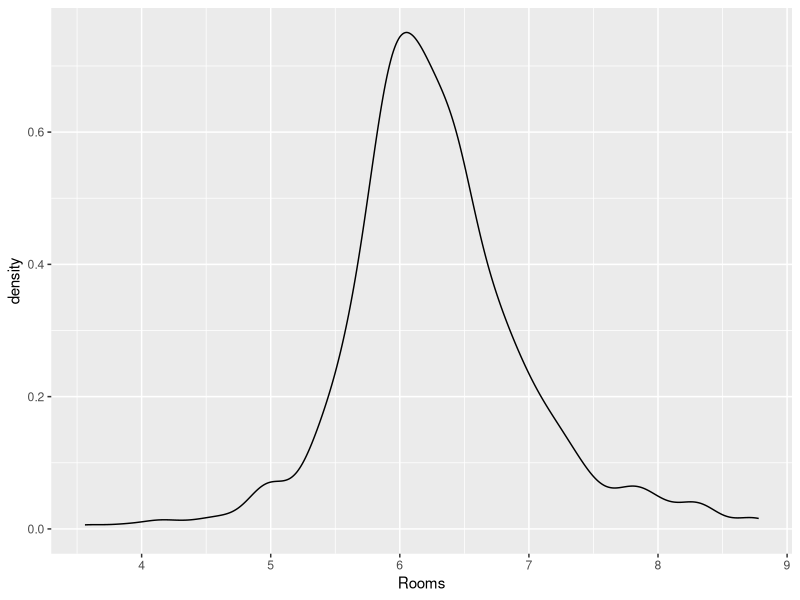
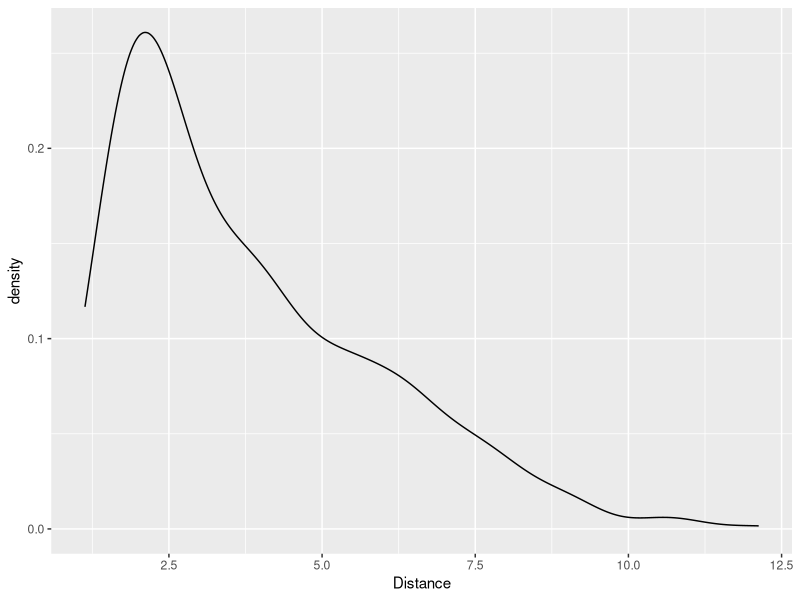

The R source for these figures, in order: (Note: this script raises an error after producing the figures.)
# Simple linear regression on Boston Housing
library(tidyverse)
ds =read.csv('Boston_House_Prices.csv')

#explore 
head(ds)

glimpse(ds)
names(ds)
summary(ds)

#Missing data?
colSums(is.na(ds))

#rooms
ggplot(data=ds,aes(Rooms))+geom_density()

#impute the missing value using mean
rooms_mean=mean(ds$Rooms,na.rm=TRUE)
ds$Rooms=ifelse(is.na(ds$Rooms),
                rooms_mean,
                ds$Rooms)

#distance
ggplot(data=ds,aes(Distance))+geom_density()

#impute the missing value using mean
Distance_median=median(ds$Distance,na.rm=TRUE)
ds$Distance=ifelse(is.na(ds$Distance),
                   Distance_median,
                   ds$Distance)
colSums(is.na(ds))

#split the data
library(caTools)
set.seed(40)
split=sample.split(dataset$Value,SplitRatio=2/3)
training_set=subset(ds,split==TRUE)
test_set=subset(ds,split==FALSE)

#training the model
regressor_MLR=lm(formula= Value~Rooms+Distance, training_set)
summary(regressor_MLR)
y_pred=predict=predict(regressor_SLR, newdata = test_set)
result=data.frame(test_set$Value, y_pred)
head(result)

#accuracy check by MAE, MSE, RMSE
library(Metrics)
mae(test_set$Value,y_pred)
mse(test_set$Value,y_pred)
rmse(test_set$Value,y_pred)

#single prediction
new=data.frame(Rooms=10,Distance=12)

#value of the house
predict(regressor_SLR, newdata=new)
